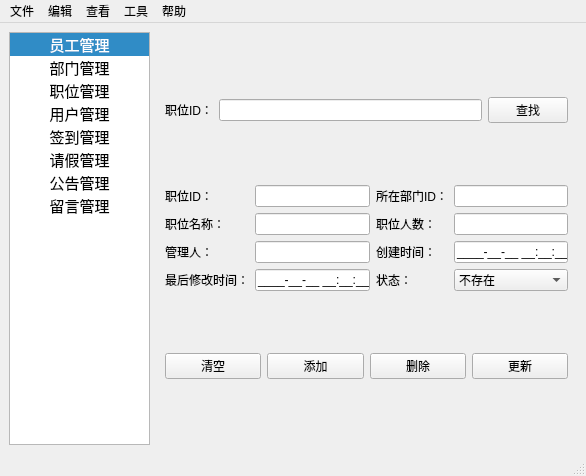
<?xml version="1.0" encoding="UTF-8"?>
<ui version="4.0">
 <class>MainWindow</class>
 <widget class="QMainWindow" name="MainWindow">
  <property name="geometry">
   <rect>
    <x>0</x>
    <y>0</y>
    <width>586</width>
    <height>476</height>
   </rect>
  </property>
  <property name="windowTitle">
   <string>信息管理界面</string>
  </property>
  <property name="windowIcon">
   <iconset resource="SMS.qrc">
    <normaloff>:/imgs/Desktop/SMS/resource/window_icon/1208251.gif</normaloff>:/imgs/Desktop/SMS/resource/window_icon/1208251.gif</iconset>
  </property>
  <widget class="QWidget" name="centralwidget">
   <layout class="QHBoxLayout" name="horizontalLayout_2" stretch="1,3">
    <item>
     <widget class="QListWidget" name="listWidget">
      <property name="currentRow">
       <number>0</number>
      </property>
      <item>
       <property name="text">
        <string>员工管理</string>
       </property>
       <property name="font">
        <font>
         <pointsize>11</pointsize>
         <weight>50</weight>
         <italic>false</italic>
         <bold>false</bold>
         <stylestrategy>PreferDefault</stylestrategy>
        </font>
       </property>
       <property name="textAlignment">
        <set>AlignCenter</set>
       </property>
      </item>
      <item>
       <property name="text">
        <string>部门管理</string>
       </property>
       <property name="font">
        <font>
         <pointsize>11</pointsize>
        </font>
       </property>
       <property name="textAlignment">
        <set>AlignCenter</set>
       </property>
      </item>
      <item>
       <property name="text">
        <string>职位管理</string>
       </property>
       <property name="font">
        <font>
         <pointsize>11</pointsize>
        </font>
       </property>
       <property name="textAlignment">
        <set>AlignCenter</set>
       </property>
      </item>
      <item>
       <property name="text">
        <string>用户管理</string>
       </property>
       <property name="font">
        <font>
         <pointsize>11</pointsize>
        </font>
       </property>
       <property name="textAlignment">
        <set>AlignCenter</set>
       </property>
      </item>
      <item>
       <property name="text">
        <string>签到管理</string>
       </property>
       <property name="font">
        <font>
         <pointsize>11</pointsize>
        </font>
       </property>
       <property name="textAlignment">
        <set>AlignCenter</set>
       </property>
      </item>
      <item>
       <property name="text">
        <string>请假管理</string>
       </property>
       <property name="font">
        <font>
         <pointsize>11</pointsize>
        </font>
       </property>
       <property name="textAlignment">
        <set>AlignCenter</set>
       </property>
      </item>
      <item>
       <property name="text">
        <string>公告管理</string>
       </property>
       <property name="font">
        <font>
         <pointsize>11</pointsize>
        </font>
       </property>
       <property name="textAlignment">
        <set>AlignCenter</set>
       </property>
      </item>
      <item>
       <property name="text">
        <string>留言管理</string>
       </property>
       <property name="font">
        <font>
         <pointsize>11</pointsize>
        </font>
       </property>
       <property name="textAlignment">
        <set>AlignCenter</set>
       </property>
      </item>
     </widget>
    </item>
    <item>
     <widget class="QStackedWidget" name="stackedWidget">
      <property name="currentIndex">
       <number>2</number>
      </property>
      <widget class="QWidget" name="page_0">
       <layout class="QVBoxLayout" name="verticalLayout" stretch="1,3">
        <item>
         <layout class="QHBoxLayout" name="horizontalLayout" stretch="1,3,1">
          <item>
           <widget class="QLabel" name="label">
            <property name="text">
             <string>员工ID:</string>
            </property>
           </widget>
          </item>
          <item>
           <widget class="QLineEdit" name="lineEdit"/>
          </item>
          <item>
           <widget class="QPushButton" name="pushButton">
            <property name="text">
             <string>查找</string>
            </property>
           </widget>
          </item>
         </layout>
        </item>
        <item>
         <layout class="QGridLayout" name="gridLayout_2">
          <item row="6" column="2">
           <widget class="QLabel" name="label_26">
            <property name="text">
             <string>状态：</string>
            </property>
           </widget>
          </item>
          <item row="6" column="3">
           <widget class="QComboBox" name="comboBox_3">
            <item>
             <property name="text">
              <string>离职</string>
             </property>
            </item>
            <item>
             <property name="text">
              <string>在职</string>
             </property>
            </item>
           </widget>
          </item>
          <item row="3" column="1">
           <widget class="QLineEdit" name="lineEdit_4"/>
          </item>
          <item row="3" column="3">
           <widget class="QLineEdit" name="lineEdit_5"/>
          </item>
          <item row="0" column="3">
           <widget class="QLineEdit" name="lineEdit_3"/>
          </item>
          <item row="0" column="2">
           <widget class="QLabel" name="label_4">
            <property name="text">
             <string>姓名：</string>
            </property>
           </widget>
          </item>
          <item row="5" column="0">
           <widget class="QLabel" name="label_6">
            <property name="text">
             <string>职位ID：</string>
            </property>
           </widget>
          </item>
          <item row="5" column="2">
           <widget class="QLabel" name="label_8">
            <property name="text">
             <string>部门ID：</string>
            </property>
           </widget>
          </item>
          <item row="4" column="1">
           <widget class="QLineEdit" name="lineEdit_6"/>
          </item>
          <item row="4" column="3">
           <widget class="QLineEdit" name="lineEdit_7"/>
          </item>
          <item row="5" column="1">
           <widget class="QLineEdit" name="lineEdit_8"/>
          </item>
          <item row="5" column="3">
           <widget class="QLineEdit" name="lineEdit_9"/>
          </item>
          <item row="0" column="1">
           <widget class="QLineEdit" name="lineEdit_2"/>
          </item>
          <item row="6" column="0">
           <widget class="QLabel" name="label_24">
            <property name="text">
             <string>部门名称：</string>
            </property>
           </widget>
          </item>
          <item row="8" column="1">
           <widget class="QLineEdit" name="lineEdit_11"/>
          </item>
          <item row="8" column="0">
           <widget class="QLabel" name="label_27">
            <property name="text">
             <string>登录密码：</string>
            </property>
           </widget>
          </item>
          <item row="1" column="0">
           <widget class="QLabel" name="label_10">
            <property name="text">
             <string>性别：</string>
            </property>
           </widget>
          </item>
          <item row="6" column="1">
           <widget class="QLineEdit" name="lineEdit_10"/>
          </item>
          <item row="1" column="2">
           <widget class="QLabel" name="label_12">
            <property name="text">
             <string>学历：</string>
            </property>
           </widget>
          </item>
          <item row="2" column="0">
           <widget class="QLabel" name="label_18">
            <property name="text">
             <string>出生日期：</string>
            </property>
           </widget>
          </item>
          <item row="7" column="0">
           <widget class="QLabel" name="label_14">
            <property name="text">
             <string>创建时间：</string>
            </property>
           </widget>
          </item>
          <item row="7" column="2">
           <widget class="QLabel" name="label_16">
            <property name="text">
             <string>修改时间：</string>
            </property>
           </widget>
          </item>
          <item row="2" column="2">
           <widget class="QLabel" name="label_20">
            <property name="text">
             <string>入职日期：</string>
            </property>
           </widget>
          </item>
          <item row="4" column="0">
           <widget class="QLabel" name="label_21">
            <property name="text">
             <string>爱好：</string>
            </property>
           </widget>
          </item>
          <item row="0" column="0">
           <widget class="QLabel" name="label_2">
            <property name="text">
             <string>员工ID：</string>
            </property>
           </widget>
          </item>
          <item row="4" column="2">
           <widget class="QLabel" name="label_22">
            <property name="text">
             <string>薪金：</string>
            </property>
           </widget>
          </item>
          <item row="3" column="2">
           <widget class="QLabel" name="label_15">
            <property name="text">
             <string>家庭住址：</string>
            </property>
           </widget>
          </item>
          <item row="9" column="3">
           <widget class="QPushButton" name="pushButton_2">
            <property name="text">
             <string>更新</string>
            </property>
           </widget>
          </item>
          <item row="3" column="0">
           <widget class="QLabel" name="label_11">
            <property name="text">
             <string>联系方式：</string>
            </property>
           </widget>
          </item>
          <item row="9" column="2">
           <widget class="QPushButton" name="pushButton_3">
            <property name="text">
             <string>删除</string>
            </property>
           </widget>
          </item>
          <item row="1" column="1">
           <widget class="QLineEdit" name="lineEdit_21"/>
          </item>
          <item row="1" column="3">
           <widget class="QLineEdit" name="lineEdit_22"/>
          </item>
          <item row="2" column="1">
           <widget class="QLineEdit" name="lineEdit_23">
            <property name="inputMask">
             <string>0000-00-00;_</string>
            </property>
           </widget>
          </item>
          <item row="2" column="3">
           <widget class="QLineEdit" name="lineEdit_24">
            <property name="inputMask">
             <string>0000-00-00;_</string>
            </property>
           </widget>
          </item>
          <item row="7" column="1">
           <widget class="QLineEdit" name="lineEdit_25">
            <property name="inputMask">
             <string>0000-00-00 00:00:00;_</string>
            </property>
            <property name="readOnly">
             <bool>true</bool>
            </property>
           </widget>
          </item>
          <item row="7" column="3">
           <widget class="QLineEdit" name="lineEdit_26">
            <property name="inputMask">
             <string>0000-00-00 00:00:00;_</string>
            </property>
            <property name="readOnly">
             <bool>true</bool>
            </property>
           </widget>
          </item>
          <item row="9" column="1">
           <widget class="QPushButton" name="pushButton_4">
            <property name="text">
             <string>添加</string>
            </property>
           </widget>
          </item>
          <item row="9" column="0">
           <widget class="QPushButton" name="pushButton_13">
            <property name="text">
             <string>清空</string>
            </property>
           </widget>
          </item>
         </layout>
        </item>
       </layout>
      </widget>
      <widget class="QWidget" name="page_2">
       <layout class="QVBoxLayout" name="verticalLayout_2" stretch="1,3,1">
        <item>
         <layout class="QHBoxLayout" name="horizontalLayout_4" stretch="1,3,1">
          <item>
           <widget class="QLabel" name="label_3">
            <property name="text">
             <string>部门ID：</string>
            </property>
           </widget>
          </item>
          <item>
           <widget class="QLineEdit" name="lineEdit_12"/>
          </item>
          <item>
           <widget class="QPushButton" name="pushButton_5">
            <property name="text">
             <string>查找</string>
            </property>
           </widget>
          </item>
         </layout>
        </item>
        <item>
         <layout class="QGridLayout" name="gridLayout_3" rowstretch="1,1,1">
          <item row="0" column="1">
           <widget class="QLineEdit" name="lineEdit_13"/>
          </item>
          <item row="0" column="0">
           <widget class="QLabel" name="label_5">
            <property name="text">
             <string>部门ID：</string>
            </property>
           </widget>
          </item>
          <item row="1" column="0">
           <widget class="QLabel" name="label_7">
            <property name="text">
             <string>记录创建时间：</string>
            </property>
           </widget>
          </item>
          <item row="0" column="2">
           <widget class="QLabel" name="label_9">
            <property name="text">
             <string>部门名称：</string>
            </property>
           </widget>
          </item>
          <item row="0" column="3">
           <widget class="QLineEdit" name="lineEdit_15"/>
          </item>
          <item row="1" column="2">
           <widget class="QLabel" name="label_13">
            <property name="text">
             <string>最后修改时间：</string>
            </property>
           </widget>
          </item>
          <item row="2" column="0">
           <widget class="QLabel" name="label_17">
            <property name="text">
             <string>状态：</string>
            </property>
           </widget>
          </item>
          <item row="2" column="1">
           <widget class="QComboBox" name="comboBox_4">
            <item>
             <property name="text">
              <string>不存在</string>
             </property>
            </item>
            <item>
             <property name="text">
              <string>存在</string>
             </property>
            </item>
           </widget>
          </item>
          <item row="1" column="1">
           <widget class="QLineEdit" name="lineEdit_27">
            <property name="inputMask">
             <string>0000-00-00 00:00:00;_</string>
            </property>
            <property name="readOnly">
             <bool>true</bool>
            </property>
           </widget>
          </item>
          <item row="1" column="3">
           <widget class="QLineEdit" name="lineEdit_28">
            <property name="inputMask">
             <string>0000-00-00 00:00:00;_</string>
            </property>
            <property name="readOnly">
             <bool>true</bool>
            </property>
           </widget>
          </item>
         </layout>
        </item>
        <item>
         <layout class="QHBoxLayout" name="horizontalLayout_5">
          <item>
           <widget class="QPushButton" name="pushButton_14">
            <property name="text">
             <string>清空</string>
            </property>
           </widget>
          </item>
          <item>
           <widget class="QPushButton" name="pushButton_6">
            <property name="text">
             <string>添加</string>
            </property>
           </widget>
          </item>
          <item>
           <widget class="QPushButton" name="pushButton_7">
            <property name="text">
             <string>删除</string>
            </property>
           </widget>
          </item>
          <item>
           <widget class="QPushButton" name="pushButton_8">
            <property name="text">
             <string>更新</string>
            </property>
           </widget>
          </item>
         </layout>
        </item>
       </layout>
      </widget>
      <widget class="QWidget" name="page_3">
       <layout class="QVBoxLayout" name="verticalLayout_3" stretch="1,4,1">
        <item>
         <layout class="QHBoxLayout" name="horizontalLayout_3">
          <item>
           <widget class="QLabel" name="label_19">
            <property name="text">
             <string>职位ID：</string>
            </property>
           </widget>
          </item>
          <item>
           <widget class="QLineEdit" name="lineEdit_14"/>
          </item>
          <item>
           <widget class="QPushButton" name="pushButton_9">
            <property name="text">
             <string>查找</string>
            </property>
           </widget>
          </item>
         </layout>
        </item>
        <item>
         <layout class="QGridLayout" name="gridLayout">
          <item row="1" column="3">
           <widget class="QLineEdit" name="lineEdit_19">
            <property name="inputMethodHints">
             <set>Qt::ImhNone</set>
            </property>
           </widget>
          </item>
          <item row="0" column="0">
           <widget class="QLabel" name="label_23">
            <property name="text">
             <string>职位ID：</string>
            </property>
           </widget>
          </item>
          <item row="1" column="0">
           <widget class="QLabel" name="label_28">
            <property name="text">
             <string>职位名称：</string>
            </property>
           </widget>
          </item>
          <item row="2" column="0">
           <widget class="QLabel" name="label_30">
            <property name="text">
             <string>管理人：</string>
            </property>
           </widget>
          </item>
          <item row="0" column="3">
           <widget class="QLineEdit" name="lineEdit_17"/>
          </item>
          <item row="0" column="1">
           <widget class="QLineEdit" name="lineEdit_16"/>
          </item>
          <item row="0" column="2">
           <widget class="QLabel" name="label_25">
            <property name="text">
             <string>所在部门ID：</string>
            </property>
           </widget>
          </item>
          <item row="1" column="1">
           <widget class="QLineEdit" name="lineEdit_18"/>
          </item>
          <item row="1" column="2">
           <widget class="QLabel" name="label_29">
            <property name="text">
             <string>职位人数：</string>
            </property>
           </widget>
          </item>
          <item row="3" column="0">
           <widget class="QLabel" name="label_32">
            <property name="text">
             <string>最后修改时间：</string>
            </property>
           </widget>
          </item>
          <item row="3" column="2">
           <widget class="QLabel" name="label_33">
            <property name="text">
             <string>状态：</string>
            </property>
           </widget>
          </item>
          <item row="2" column="1">
           <widget class="QLineEdit" name="lineEdit_20"/>
          </item>
          <item row="2" column="2">
           <widget class="QLabel" name="label_31">
            <property name="text">
             <string>创建时间：</string>
            </property>
           </widget>
          </item>
          <item row="3" column="3">
           <widget class="QComboBox" name="comboBox_5">
            <item>
             <property name="text">
              <string>不存在</string>
             </property>
            </item>
            <item>
             <property name="text">
              <string>存在</string>
             </property>
            </item>
           </widget>
          </item>
          <item row="3" column="1">
           <widget class="QLineEdit" name="lineEdit_29">
            <property name="inputMask">
             <string>0000-00-00 00:00:00;_</string>
            </property>
            <property name="readOnly">
             <bool>true</bool>
            </property>
           </widget>
          </item>
          <item row="2" column="3">
           <widget class="QLineEdit" name="lineEdit_30">
            <property name="inputMask">
             <string>0000-00-00 00:00:00;_</string>
            </property>
            <property name="readOnly">
             <bool>true</bool>
            </property>
           </widget>
          </item>
         </layout>
        </item>
        <item>
         <layout class="QHBoxLayout" name="horizontalLayout_6">
          <item>
           <widget class="QPushButton" name="pushButton_15">
            <property name="text">
             <string>清空</string>
            </property>
           </widget>
          </item>
          <item>
           <widget class="QPushButton" name="pushButton_10">
            <property name="text">
             <string>添加</string>
            </property>
           </widget>
          </item>
          <item>
           <widget class="QPushButton" name="pushButton_11">
            <property name="text">
             <string>删除</string>
            </property>
           </widget>
          </item>
          <item>
           <widget class="QPushButton" name="pushButton_12">
            <property name="text">
             <string>更新</string>
            </property>
           </widget>
          </item>
         </layout>
        </item>
       </layout>
      </widget>
      <widget class="QWidget" name="page_4"/>
     </widget>
    </item>
   </layout>
  </widget>
  <widget class="QStatusBar" name="statusbar"/>
  <widget class="QMenuBar" name="menuBar">
   <property name="geometry">
    <rect>
     <x>0</x>
     <y>0</y>
     <width>586</width>
     <height>23</height>
    </rect>
   </property>
   <widget class="QMenu" name="menu">
    <property name="title">
     <string>文件</string>
    </property>
    <addaction name="action"/>
    <addaction name="action_2"/>
   </widget>
   <widget class="QMenu" name="menu_2">
    <property name="title">
     <string>编辑</string>
    </property>
   </widget>
   <widget class="QMenu" name="menu_3">
    <property name="title">
     <string>查看</string>
    </property>
   </widget>
   <widget class="QMenu" name="menu_4">
    <property name="title">
     <string>工具</string>
    </property>
   </widget>
   <widget class="QMenu" name="menu_5">
    <property name="title">
     <string>帮助</string>
    </property>
   </widget>
   <addaction name="menu"/>
   <addaction name="menu_2"/>
   <addaction name="menu_3"/>
   <addaction name="menu_4"/>
   <addaction name="menu_5"/>
  </widget>
  <action name="action">
   <property name="text">
    <string>另存为</string>
   </property>
  </action>
  <action name="action_2">
   <property name="text">
    <string>退出</string>
   </property>
  </action>
 </widget>
 <tabstops>
  <tabstop>lineEdit</tabstop>
  <tabstop>pushButton</tabstop>
  <tabstop>lineEdit_2</tabstop>
  <tabstop>lineEdit_3</tabstop>
  <tabstop>lineEdit_21</tabstop>
  <tabstop>lineEdit_22</tabstop>
  <tabstop>lineEdit_23</tabstop>
  <tabstop>lineEdit_24</tabstop>
  <tabstop>lineEdit_4</tabstop>
  <tabstop>lineEdit_5</tabstop>
  <tabstop>lineEdit_6</tabstop>
  <tabstop>lineEdit_7</tabstop>
  <tabstop>lineEdit_8</tabstop>
  <tabstop>lineEdit_9</tabstop>
  <tabstop>lineEdit_10</tabstop>
  <tabstop>comboBox_3</tabstop>
  <tabstop>lineEdit_25</tabstop>
  <tabstop>lineEdit_26</tabstop>
  <tabstop>lineEdit_11</tabstop>
  <tabstop>pushButton_13</tabstop>
  <tabstop>pushButton_4</tabstop>
  <tabstop>pushButton_3</tabstop>
  <tabstop>pushButton_2</tabstop>
  <tabstop>lineEdit_12</tabstop>
  <tabstop>pushButton_5</tabstop>
  <tabstop>lineEdit_13</tabstop>
  <tabstop>lineEdit_15</tabstop>
  <tabstop>lineEdit_27</tabstop>
  <tabstop>lineEdit_28</tabstop>
  <tabstop>comboBox_4</tabstop>
  <tabstop>pushButton_14</tabstop>
  <tabstop>pushButton_6</tabstop>
  <tabstop>pushButton_7</tabstop>
  <tabstop>pushButton_8</tabstop>
  <tabstop>lineEdit_14</tabstop>
  <tabstop>pushButton_9</tabstop>
  <tabstop>lineEdit_16</tabstop>
  <tabstop>lineEdit_17</tabstop>
  <tabstop>lineEdit_18</tabstop>
  <tabstop>lineEdit_19</tabstop>
  <tabstop>lineEdit_20</tabstop>
  <tabstop>lineEdit_30</tabstop>
  <tabstop>lineEdit_29</tabstop>
  <tabstop>comboBox_5</tabstop>
  <tabstop>pushButton_15</tabstop>
  <tabstop>pushButton_10</tabstop>
  <tabstop>pushButton_11</tabstop>
  <tabstop>pushButton_12</tabstop>
  <tabstop>listWidget</tabstop>
 </tabstops>
 <resources>
  <include location="SMS.qrc"/>
 </resources>
 <connections>
  <connection>
   <sender>listWidget</sender>
   <signal>currentRowChanged(int)</signal>
   <receiver>stackedWidget</receiver>
   <slot>setCurrentIndex(int)</slot>
   <hints>
    <hint type="sourcelabel">
     <x>112</x>
     <y>264</y>
    </hint>
    <hint type="destinationlabel">
     <x>340</x>
     <y>107</y>
    </hint>
   </hints>
  </connection>
 </connections>
</ui>
